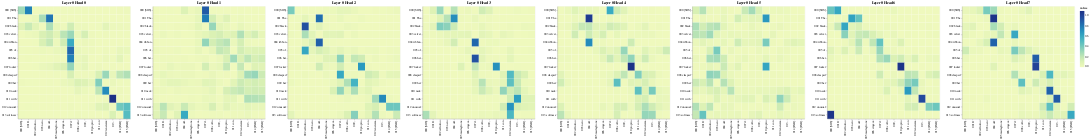

Notebook source saved alongside this figure:
### Code cell
# Cross attention
get_all_attention_maps("encoder-decoder", layers, heads, encoder_input_tokens, decoder_input_tokens, min(20, sentence_len))

### Figure 1 — Vega-Lite specification as saved in the notebook (floating-point values rounded to 4 significant figures; data arrays with more than 128 entries replaced by an {"elided": "..."} marker saying what was removed)
{"config": {"view": {"continuousWidth": 400, "continuousHeight": 300}}, "vconcat": [{"hconcat": [{"data": {"name": "data-28b8280db0dc229eb2a64420639ceda3"}, "mark": "rect", "encoding": {"color": {"field": "value", "type": "quantitative"}, "tooltip": [{"field": "row", "type": "quantitative"}, {"field": "column", "type": "quantitative"}, {"field": "value", "type": "quantitative"}, {"field": "row_token", "type": "nominal"}, {"field": "col_token", "type": "nominal"}], "x": {"axis": {"title": ""}, "field": "col_token", "type": "nominal"}, "y": {"axis": {"title": ""}, "field": "row_token", "type": "nominal"}}, "height": 400, "selection": {"selector017": {"type": "interval", "bind": "scales", "encodings": ["x", "y"]}}, "title": "Layer 0 Head 0", "width": 400}, {"data": {"name": "data-10538cb734c036e7eec2922f42330eb6"}, "mark": "rect", "encoding": {"color": {"field": "value", "type": "quantitative"}, "tooltip": [{"field": "row", "type": "quantitative"}, {"field": "column", "type": "quantitative"}, {"field": "value", "type": "quantitative"}, {"field": "row_token", "type": "nominal"}, {"field": "col_token", "type": "nominal"}], "x": {"axis": {"title": ""}, "field": "col_token", "type": "nominal"}, "y": {"axis": {"title": ""}, "field": "row_token", "type": "nominal"}}, "height": 400, "selection": {"selector018": {"type": "interval", "bind": "scales", "encodings": ["x", "y"]}}, "title": "Layer 0 Head 1", "width": 400}, {"data": {"name": "data-7bddd11c8e3a00409a64f2e8d7b9557a"}, "mark": "rect", "encoding": {"color": {"field": "value", "type": "quantitative"}, "tooltip": [{"field": "row", "type": "quantitative"}, {"field": "column", "type": "quantitative"}, {"field": "value", "type": "quantitative"}, {"field": "row_token", "type": "nominal"}, {"field": "col_token", "type": "nominal"}], "x": {"axis": {"title": ""}, "field": "col_token", "type": "nominal"}, "y": {"axis": {"title": ""}, "field": "row_token", "type": "nominal"}}, "height": 400, "selection": {"selector019": {"type": "interval", "bind": "scales", "encodings": ["x", "y"]}}, "title": "Layer 0 Head 2", "width": 400}, {"data": {"name": "data-969b4d68a3094e99271aee83346cecf4"}, "mark": "rect", "encoding": {"color": {"field": "value", "type": "quantitative"}, "tooltip": [{"field": "row", "type": "quantitative"}, {"field": "column", "type": "quantitative"}, {"field": "value", "type": "quantitative"}, {"field": "row_token", "type": "nominal"}, {"field": "col_token", "type": "nominal"}], "x": {"axis": {"title": ""}, "field": "col_token", "type": "nominal"}, "y": {"axis": {"title": ""}, "field": "row_token", "type": "nominal"}}, "height": 400, "selection": {"selector020": {"type": "interval", "bind": "scales", "encodings": ["x", "y"]}}, "title": "Layer 0 Head 3", "width": 400}, {"data": {"name": "data-63644e2eba3ae623a2e9f914c3bf4151"}, "mark": "rect", "encoding": {"color": {"field": "value", "type": "quantitative"}, "tooltip": [{"field": "row", "type": "quantitative"}, {"field": "column", "type": "quantitative"}, {"field": "value", "type": "quantitative"}, {"field": "row_token", "type": "nominal"}, {"field": "col_token", "type": "nominal"}], "x": {"axis": {"title": ""}, "field": "col_token", "type": "nominal"}, "y": {"axis": {"title": ""}, "field": "row_token", "type": "nominal"}}, "height": 400, "selection": {"selector021": {"type": "interval", "bind": "scales", "encodings": ["x", "y"]}}, "title": "Layer 0 Head 4", "width": 400}, {"data": {"name": "data-86e30f7eb64674512ac56d10604c0e99"}, "mark": "rect", "encoding": {"color": {"field": "value", "type": "quantitative"}, "tooltip": [{"field": "row", "type": "quantitative"}, {"field": "column", "type": "quantitative"}, {"field": "value", "type": "quantitative"}, {"field": "row_token", "type": "nominal"}, {"field": "col_token", "type": "nominal"}], "x": {"axis": {"title": ""}, "field": "col_token", "type": "nominal"}, "y": {"axis": {"title": ""}, "field": "row_token", "type": "nominal"}}, "height": 400, "selection": {"selector022": {"type": "interval", "bind": "scales", "encodings": ["x", "y"]}}, "title": "Layer 0 Head 5", "width": 400}, {"data": {"name": "data-cf7494acbe019800145391011d06d16c"}, "mark": "rect", "encoding": {"color": {"field": "value", "type": "quantitative"}, "tooltip": [{"field": "row", "type": "quantitative"}, {"field": "column", "type": "quantitative"}, {"field": "value", "type": "quantitative"}, {"field": "row_token", "type": "nominal"}, {"field": "col_token", "type": "nominal"}], "x": {"axis": {"title": ""}, "field": "col_token", "type": "nominal"}, "y": {"axis": {"title": ""}, "field": "row_token", "type": "nominal"}}, "height": 400, "selection": {"selector023": {"type": "interval", "bind": "scales", "encodings": ["x", "y"]}}, "title": "Layer 0 Head 6", "width": 400}, {"data": {"name": "data-0b1449aedf337ae6ac1d3747b6588ef5"}, "mark": "rect", "encoding": {"color": {"field": "value", "type": "quantitative"}, "tooltip": [{"field": "row", "type": "quantitative"}, {"field": "column", "type": "quantitative"}, {"field": "value", "type": "quantitative"}, {"field": "row_token", "type": "nominal"}, {"field": "col_token", "type": "nominal"}], "x": {"axis": {"title": ""}, "field": "col_token", "type": "nominal"}, "y": {"axis": {"title": ""}, "field": "row_token", "type": "nominal"}}, "height": 400, "selection": {"selector024": {"type": "interval", "bind": "scales", "encodings": ["x", "y"]}}, "title": "Layer 0 Head 7", "width": 400}]}], "$schema": "https://vega.github.io/schema/vega-lite/v4.17.0.json", "datasets": {"data-28b8280db0dc229eb2a64420639ceda3": {"elided": "224 records"}, "data-10538cb734c036e7eec2922f42330eb6": {"elided": "224 records"}, "data-7bddd11c8e3a00409a64f2e8d7b9557a": {"elided": "224 records"}, "data-969b4d68a3094e99271aee83346cecf4": {"elided": "224 records"}, "data-63644e2eba3ae623a2e9f914c3bf4151": {"elided": "224 records"}, "data-86e30f7eb64674512ac56d10604c0e99": {"elided": "224 records"}, "data-cf7494acbe019800145391011d06d16c": {"elided": "224 records"}, "data-0b1449aedf337ae6ac1d3747b6588ef5": {"elided": "224 records"}}}
